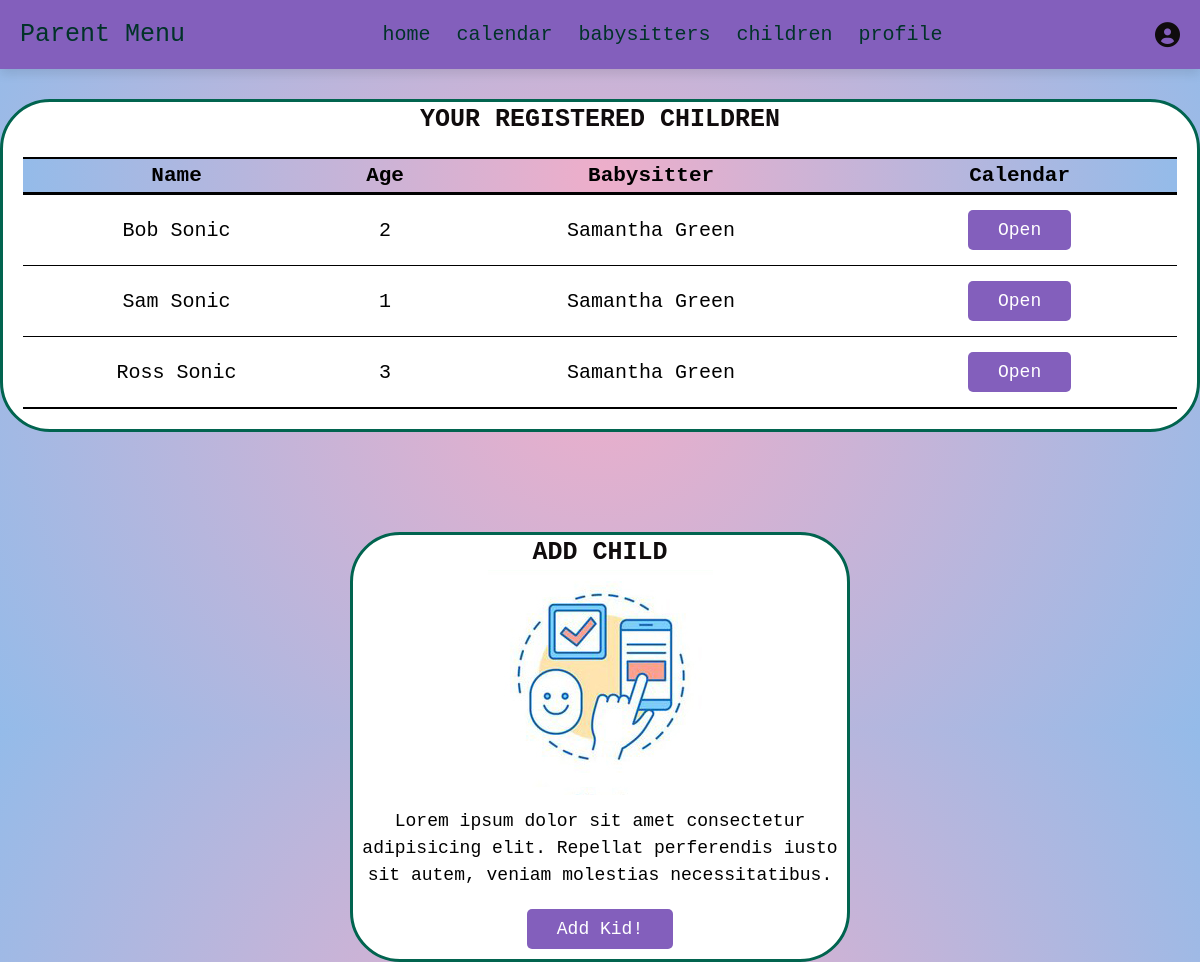
Screenshot of /php/parent/children.php (signed in) with the database file from the repository.
### tables this page shows
CREATE TABLE `children` (
  `id` varchar(100) NOT NULL,
  `name` varchar(100) NOT NULL,
  `age` int(11) NOT NULL,
  `parentId` varchar(100) NOT NULL,
  `babysitterId` varchar(100) NOT NULL
);

CREATE TABLE `users` (
  `id` varchar(100) NOT NULL,
  `fullname` varchar(100) NOT NULL,
  `address` varchar(100) NOT NULL,
  `phone` varchar(100) NOT NULL,
  `name` varchar(100) NOT NULL,
  `email` varchar(100) NOT NULL,
  `password` varchar(100) NOT NULL,
  `user_type` varchar(20) NOT NULL
);

### php/parent/children.php (the view, shortened to what this page needs)
<?php
include '../common/config.php';
$user_id = $_SESSION['parent_id'];
?>
<!DOCTYPE html>
<html lang="en">
<head>
    <link rel="stylesheet" href="https://cdnjs.cloudflare.com/ajax/libs/font-awesome/6.0.0/css/all.min.css">
    <link rel="stylesheet" href="../../css/style.css">
</head>
<body>
    <?php include 'parent_header.php'; ?>
    <section class="children">
        <div class="content">
            <div class="menu-element your-children-container">
                <h3>
                    Your registered children
                </h3>
                <div class="registered-children">
                    <?php
                    $select_child = mysqli_query($conn, "SELECT * FROM `children` WHERE parentId = '$user_id'") or die('query failed');
                    if (mysqli_num_rows($select_child) > 0) {
                        ?>
                        <table class="data-table">
                            <thead>
                                <tr>
                                    <th>Name</th>
                                    <th>Age</th>
                                    <th>Babysitter</th>
                                    <th>Calendar</th>
                                </tr>
                            </thead>
                            <?php
                            while ($fetch_child = mysqli_fetch_assoc($select_child)) {
                                ?>
                                <tbody>
                                    <tr>
                                        <td><?php echo $fetch_child['name']; ?></td>
                                        <td>
                                            <?php echo $fetch_child['age']; ?>
                                        </td>
                                        <td>
                                            <?php
                                            $babysitter_id = $fetch_child['babysitterId'];
                                            if ($babysitter_id) {
                                                $select_babysitter = mysqli_query($conn, "SELECT * FROM `users` WHERE id = '$babysitter_id'") or die('query failed');
                                                while ($fetch_babysitter = mysqli_fetch_assoc($select_babysitter)) {
                                                    echo $fetch_babysitter['fullname'];
                                                }
                                            } else {
                                                echo "Babysitter not selected yet";
                                            }
                                            ?>
                                        </td>
                                        <td>
                                            <form action="" method="post">
                                                <input type="submit" name="select_child" value="open" class="option-btn">
                                            </form>
                                        </td>
                                    </tr>
                                </tbody>
                        </div>
                        <?php
                            }
                    } else {
                        echo '<p>You have not registered kid yet!</p>';
                    }
                    ?>
        <div class="add-child-container" onclick="location.href='children.php'">
            <h3>
                Add child
            </h3>
            <img class="image" src="../../assets/icons/add-child.jpg" alt="">
            <p> Lorem ipsum dolor sit amet consectetur adipisicing elit. Repellat perferendis iusto sit autem,
                veniam molestias necessitatibus.
            </p>
            <a href="children_add.php" class="option-btn">Add kid!</a>
        </div>
    </section>
</body>
</html>

### css/style.css (style rules this page uses)
:root { --dark-green: #013328; --light-green: #01644f; --red: #c0392b; --black: #100c0d; --purple: #835fbc; --dark-bg: #888870; --light-bg: #f3d4ff; --border: .1rem solid var(--black); --box-shadow: 0 .5rem 1rem rgba(0, 0, 0, .1); }
* { font-family: 'Century Gothic', monospace; margin: 0; padding: 0; box-sizing: border-box; outline: none; border: none; text-decoration: none; transition: all .2s linear; }
* { scrollbar-width: thin; scrollbar-color: #795fbc #eeaeca; }
html { background-color: #ffd5af; background: rgb(238, 174, 202); background: radial-gradient(circle, rgba(238, 174, 202, 1) 0%, rgba(148, 187, 233, 1) 100%); font-size: 62.5%; overflow-x: hidden; }
section { padding: 3rem 2rem; }
.btn, .option-btn, .delete-btn, .white-btn { display: inline-block; margin: 1rem; padding: 1rem 3rem; cursor: pointer; color: white; font-size: 1.8rem; border-radius: .5rem; text-transform: capitalize; }
.option-btn { background-color: var(--purple); }
.home, .children, .babysitters { position: relative; min-height: 70vh; background-size: cover; background-position: center; display: flex; align-items: center; justify-content: center; }
.children .content { position: relative; text-align: center; width: 60rem; height: 60rem; display: flex; flex-direction: column; align-items: center; }
.children .content h3, .babysitters .content h3 { margin: 0.3rem; font-size: 2.5rem; color: var(--black); text-transform: uppercase; }
.children .content p, .babysitters .content p { font-size: 1.8rem; color: var(--dark-purple); padding: 1rem 0; line-height: 1.5; }
.children .content .your-children-container { width: 120rem; border: #01644f; border-style: solid; border-radius: 5rem; background-color: white; z-index: 0; }
.children .content .add-child-container { position: relative; margin-top: 10rem; width: 50rem; border: #01644f; border-style: solid; border-radius: 5rem; background-color: white; z-index: 0; }
.registered-children { position: relative; display: flex; flex-direction: row; justify-content: center; align-items: center; }
table.data-table { min-width: 800px; font-size: 2rem; margin: 2rem; border: 2px solid #000000; border-left: 0; border-right: 0; width: 100%; text-align: center; border-collapse: collapse; }
table.data-table td, table.data-table th { border: 1px solid #000000; border-left: 0; border-right: 0; padding: 5px 4px; }
table.data-table thead { background-color: #ffd5af; background: rgb(238, 174, 202); background: radial-gradient(circle, rgba(238, 174, 202, 1) 0%, rgba(148, 187, 233, 1) 100%); border-bottom: 3px solid #000000; }
table.data-table thead th { font-size: 2.1rem; font-weight: bold; color: #000000; text-align: center; }

### rows the page displays
children: name "Bob Sonic", age "2"
users: fullname "Samantha Green"
children: name "Sam Sonic", age "1"
children: name "Ross Sonic", age "3"
